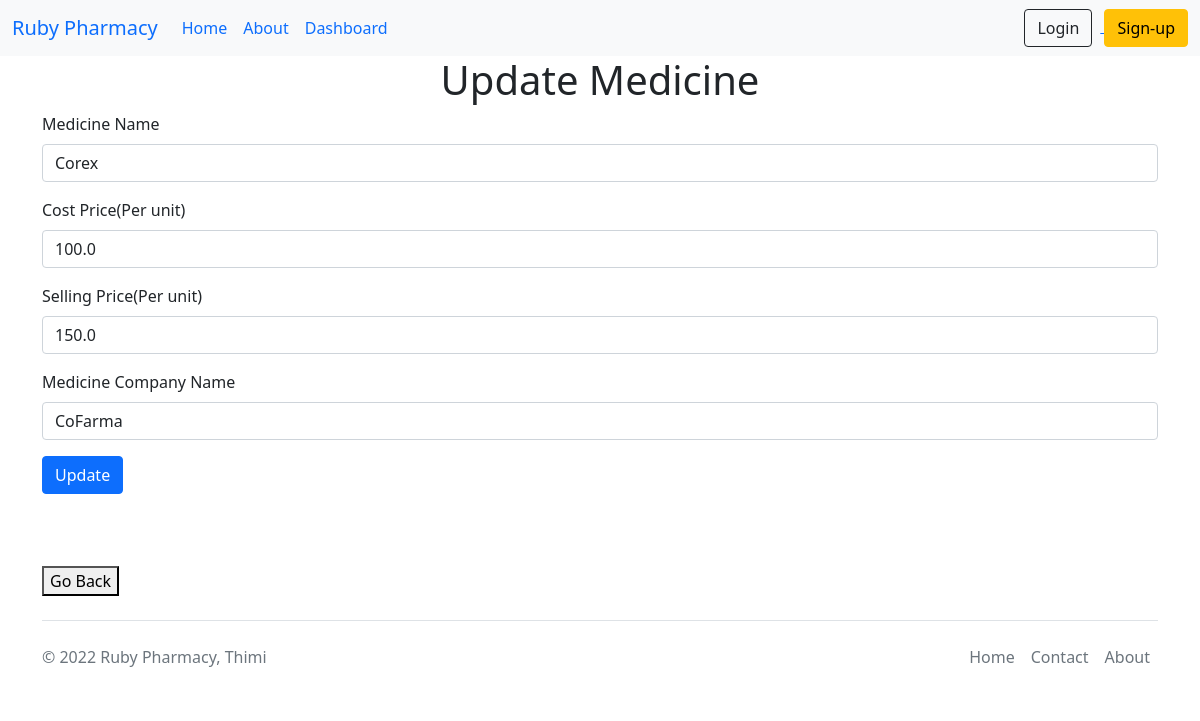
The page /medicineupdate/7/ on the database its author committed.
### app/models.py (models this page shows, shortened)
class Medicine(models.Model):
    medicinename = models.CharField(max_length=100)
    costprice = models.FloatField(max_length=100)
    sellingprice = models.FloatField(max_length=100)
    medicinecompanyname = models.CharField(max_length=100)

### app/views.py (the view)
# urls.py: path("medicineupdate/<int:id>/",views.updatemedicine, name = "medicineupdate"),
def updatemedicine(request, id = ''):
    if request.method=="POST":
       Medicinename=request.POST.get('Mediname')
       Costprice=request.POST.get('cprice')
       Sellingprice=request.POST.get('sprice')
       Medicinecompanyname=request.POST.get('MedcoName')
       Medicine.objects.filter(pk=id).update(medicinename=Medicinename,costprice=Costprice,sellingprice=Sellingprice,medicinecompanyname=Medicinecompanyname)
       return render(request,'medicineupdate.html')
    else:
        pi = Medicine.objects.get(pk=id)
        return render(request, 'medicineupdate.html', {'medicine': pi})

### templates/medicineupdate.html (shortened to what this page needs)
{% extends 'base.html' %}
{% load static %}
{% block body %}
  <div class="container">
    <h1 class="text-center"> Update Medicine </h1>
 <form method="POST" action="" id="validatemedicine" onsubmit="return validatemedicine()" name="medicineform">
  <div class="mb-3">
    <label for="exampleInputEmail1" class="form-label">Medicine Name</label>
    <input type="text" class="form-control" id="Mediname" aria-describedby="emailHelp"  name="Mediname"  required value={{ medicine.medicinename }} >
  </div>
  <div class="mb-3">
      <label for="exampleInputEmail1" class="form-label">Cost Price(Per unit)</label>
      <input type="text" class="form-control" id="cprice" aria-describedby="emailHelp"  name="cprice"  required  value={{ medicine.costprice }} >
    </div>
    <div class="mb-3">
      <label for="exampleInputEmail1" class="form-label">Selling Price(Per unit)</label>
      <input type="text" class="form-control" id="sprice" aria-describedby="emailHelp"  name="sprice"  required value={{ medicine.sellingprice }} >
    </div>
    <div class="mb-3">
      <label for="exampleInputEmail1" class="form-label">Medicine Company Name</label>
      <input type="text" class="form-control" id="MedcoName" aria-describedby="emailHelp"  name="MedcoName"  required  value={{ medicine.medicinecompanyname }} >
    </div>
  <button type="submit" value="submit" class="btn btn-primary" name="submit">Update</button>
</form>
<br>
  <br>
  <br>
  <a href="/Product">
    <button type="button">Go Back</button>
  </a>
</div>
{% endblock body %}

### rows shown on the page
Medicine: Mediname "Corex", cprice "100.0", sprice "150.0", MedcoName "CoFarma"
